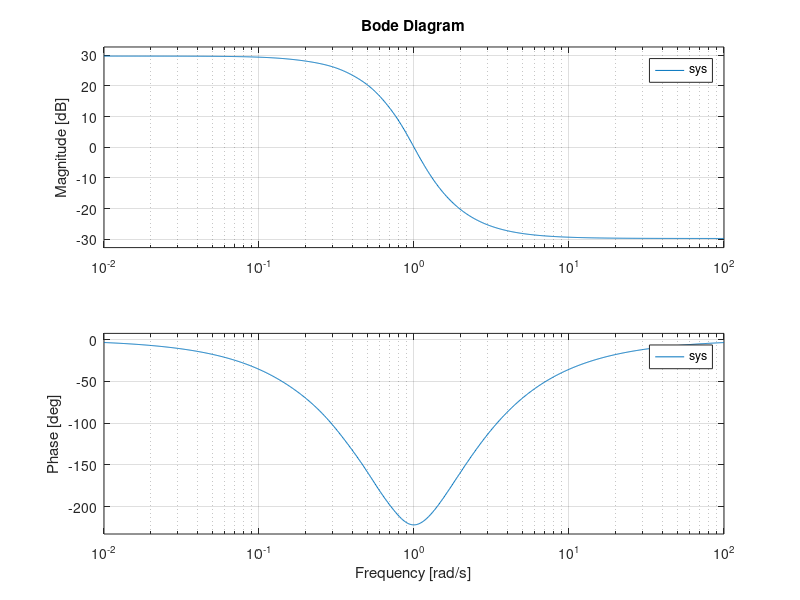

The MATLAB script that drew this image: (Note: this script raises an error after producing the figure.)
% Louis Rosenblum
% HW3
% EEE509-ASU
% 06/12/2020

%% Problem #18 (Chapter 5)
Fs = 8000;
Fn = Fs/2;
wp = 1200/Fn;
ws = 1800/Fn;
pb = -1;
sb = -30;

[N,Wn] = buttord(wp,ws,pb,sb);
[z,p,k] = butter(N,Wn);

N

z

p

%% Problem #1

b = [1 -1.8 1.62 -0.729];

a = [-0.729 1.62 -1.8 1];

%% 1-a
[z,p,k] = tf2zp(b,a);

z

p

%% 1-b

sys = tf(b,a);

bode(sys)

%% 1-d

a = [-0.85 0 0 0 0 1];
b = [0 0 0 0 0 1];

[z,p,k] = tf2zp(b,a);

sys = tf(b,a);
bode(sys)

%% Problem #2
% Butterworth filter

Fs = 10000;
Fn = Fs/2;
wp = 3000/Fn;
ws = 4000/Fn;
rp = 2;
rs = 50;

[N,Wn] = buttord(wp,ws,rp,rs)
[b,a] = butter(N,Wn);

sys = tf(b,a);
bode(sys)
k = strcat(string(N),"th Order Butterworth Filter");
title(k)

%% Chebychev filter

Fs = 10000;
Fn = Fs/2;
wp = 3000/Fn;
ws = 4000/Fn;
rp = 2;
rs = 50;

[N,Wn] = cheb1ord(wp,ws,rp,rs)
[b,a] = cheby1(N,0.5,Wn);

sys = tf(b,a);
bode(sys)
k = strcat(string(N),"th Order Chebychev Filter");
title(k)

%% Elliptic filter

[N,Wn] = ellipord(wp,ws,rp,rs);
[b,a] = ellip(N,0.5,20,Wn);

sys = tf(b,a);
bode(sys)
k = strcat(string(N),"th Order Elliptic Filter");
title(k)

